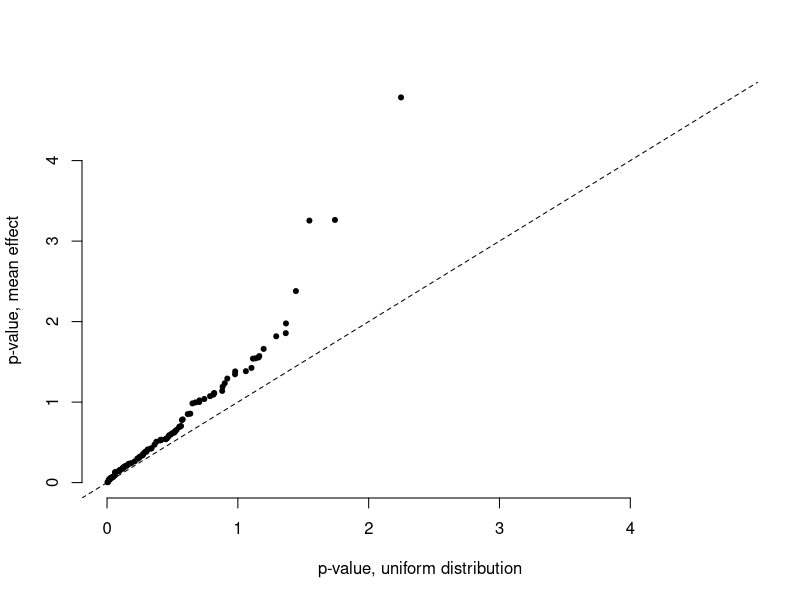
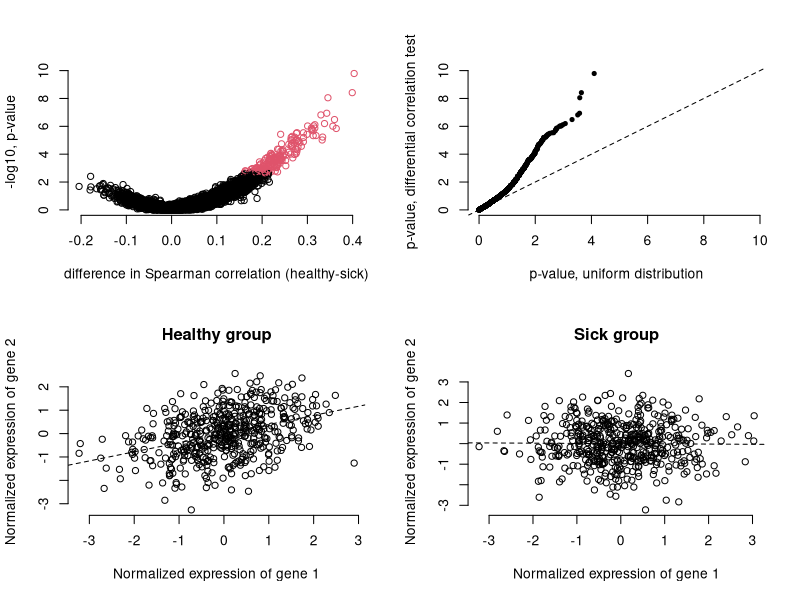
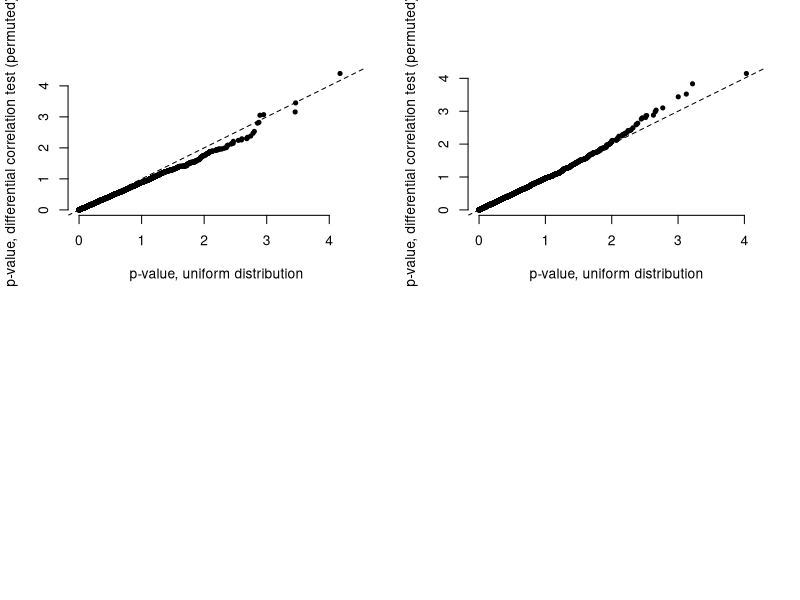

These charts were generated, in order, by the following R code:
############
# set parameters and underlying correlation structure
# in this example, correlations are reduced in magnitude in sick individuals relative to healthy individuals for a subset of gene pairs
############

n=1000
healthy=n/2
sick=n/2
prop_change=1/10
change_effect_size=1/4
genes=100

mat_h<-diag(genes)
mat_s<-diag(genes)

# gene pairs in healthy individuals display a range of correlation values
tmp<- sample( runif(10000,0.1,0.9) ,length(mat_h[upper.tri(mat_h)]))
mat_h[upper.tri(mat_h)] <- tmp
mat_h[lower.tri(mat_h)] <- t(mat_h)[lower.tri(mat_h)]

# for sick people, correlations are similar but reduced at a subset of sites
tmp<-as.data.frame(tmp)
tmp$change<-0
tmp$change[sample(1:dim(tmp)[1],dim(tmp)[1]*prop_change)]<-1
tmp$new<-tmp$tmp
tmp$new[which(tmp$change==1)]<-tmp$tmp[which(tmp$change==1)] * change_effect_size

mat_s[upper.tri(mat_s)] <- tmp$new
mat_s[lower.tri(mat_s)] <- t(mat_s)[lower.tri(mat_s)]

############
# simulate gene expression data from underlying correlation structure
############

library(MASS)
library(Matrix)
mat_h2<-as.matrix(nearPD(mat_h,ensureSymmetry=TRUE)[[1]])
mat_s2<-as.matrix(nearPD(mat_s,ensureSymmetry=TRUE)[[1]])

# simulate mean differences in expression between healthy and sick individuals for a subset of genes as well (to make things more realistic, and to check normalization)
mean_h<-rep(0,genes)
mean_s<-rep(0,genes)
mean_s[sample(1:genes,genes*prop_change)]<-0.25

e_h = mvrnorm(healthy, mean_h, mat_h2) 
e_s = mvrnorm(sick, mean_s, mat_s2) 
e_all<-as.data.frame(cbind(t(e_h),t(e_s)))

# confirm mean differences in expression
predictor<-c(rep(0,healthy),rep(1,sick))
p1<-apply(e_all,1,function(x) summary(lm(x ~ predictor))$coefficients[2,4])
qqplot(-log10(runif(genes)),-log10(p1),pch=20,xlab='p-value, uniform distribution',ylab='p-value, mean effect',bty='n',xlim=c(0,max(-log10(p1))),ylim=c(0,max(-log10(p1))))
x=c(0,1);y=c(0,1);abline(lm(y~x),lty=2)

############
# test for differences in correlation between healthy and sick
############

# get all possible pairwise combinations of genes
pairs<-as.data.frame(t(combn( 1:genes, 2)))

# scale data within the classes to be compared
tmp<-matrix(nrow=dim(e_all)[1],ncol=dim(e_all)[2])
for (i in c(1:dim(tmp)[1])) {
tmp[i,which(predictor==1)]<-scale( t(e_all[i,which(predictor==1)] ),center = TRUE, scale = TRUE)
tmp[i,which(predictor==0)]<-scale( t(e_all[i,which(predictor==0)] ),center = TRUE, scale = TRUE)
} 
e_all_norm<-tmp

# confirm there are no longer mean differences in expression
p2<-apply(e_all_norm,1,function(x) summary(lm(x ~ predictor))$coefficients[2,4])
summary(p2)

# confirm there are no/minimal variance differences in expression either
p2<-apply(e_all_norm,1,function(x) var(x[which(predictor==0)]) - var(x[which(predictor==1)]))
summary(p2)

# test for differences in correlation (this will take a few minutes to run, depending on sample size and gene number)
results <- as.data.frame(t(Reduce(cbind,lapply(1:dim(pairs)[1], function(i) {
tmp1<-(e_all_norm[pairs$V1[i],])
tmp2<-(e_all_norm[pairs$V2[i],])
# here, a linear model is used to test for differences in correlation between groups; however, any number of other statistical methods (e.g., linear models with additional covariates or linear mixed effects models) could be used in the same framework
# to use an alternate statistical approach, extract the product matrix and use it as the outcome variable in another type of statistical model  
# note that this code also returns the Spearman correlation coefficient calculated within the healthy and sick class; this is purely for convenience and visualization, and to provide an 'easy' to interpret measure of effect size 
return( c( cor.test( e_all_norm[pairs$V1[i],which(predictor==0)] , e_all_norm[pairs$V2[i],which(predictor==0)] ,method='spearman')$estimate, cor.test( e_all_norm[pairs$V1[i],which(predictor==1)] , e_all_norm[pairs$V2[i],which(predictor==1)] ,method='spearman')$estimate, summary(lm( scale(tmp1*tmp2) ~ predictor))$coefficients[2,4]))
}))))
names(results)<-c('cor_healthy','cor_sick','p_value')

############
# visualize results
############

par(mfrow=c(2,2))

# volcano plot
# remember we simulated a loss of correlation in sick individuals, so this plot should be lopsided
library(qvalue)
results$qvalue<-qvalue(results$p_value)$qvalues
plot(results$cor_healthy - results$cor_sick,-log10(results$p_value),bty='n',col=as.factor(results$qvalue<0.05),xlab='difference in Spearman correlation (healthy-sick)',ylab='-log10, p-value')

# qq-plot
qqplot(-log10(runif(dim(pairs)[1])),-log10(results$p_value),pch=20,xlab='p-value, uniform distribution',ylab='p-value, differential correlation test',bty='n',xlim=c(0,max(-log10(results$p_value))),ylim=c(0,max(-log10(results$p_value))))
x=c(0,1);y=c(0,1);abline(lm(y~x),lty=2)

# example
i<-which( results$p_value==min(results$p_value))
plot( e_all_norm[pairs$V1[i],which(predictor==0)] , e_all_norm[pairs$V2[i],which(predictor==0)] ,bty='n',xlab='Normalized expression of gene 1',ylab='Normalized expression of gene 2',main='Healthy group')
abline(lm ( e_all_norm[pairs$V2[i],which(predictor==0)] ~ e_all_norm[pairs$V1[i],which(predictor==0)] ),lty=2)

plot( e_all_norm[pairs$V1[i],which(predictor==1)] , e_all_norm[pairs$V2[i],which(predictor==1)] ,bty='n',xlab='Normalized expression of gene 1',ylab='Normalized expression of gene 2',main='Sick group')
abline(lm ( e_all_norm[pairs$V2[i],which(predictor==1)] ~ e_all_norm[pairs$V1[i],which(predictor==1)] ),lty=2)

############
# check null expectations through permutation
# permute the sample labels before manipulating the gene expression data
############

predictor_perm<-sample(predictor)

# scale data within the classes to be (permuted) compared
tmp<-matrix(nrow=dim(e_all)[1],ncol=dim(e_all)[2])
for (i in c(1:dim(tmp)[1])) {
tmp[i,which(predictor_perm==1)]<-scale( t(e_all[i,which(predictor_perm==1)] ),center = TRUE, scale = TRUE)
tmp[i,which(predictor_perm==0)]<-scale( t(e_all[i,which(predictor_perm==0)] ),center = TRUE, scale = TRUE)
} 
e_all_norm<-tmp

# test for differences in correlation using permuted predictor variable (this will take a few minutes to run, depending on sample size and gene number)
results_perm <- as.data.frame(t(Reduce(cbind,lapply(1:dim(pairs)[1], function(i) {
tmp1<-(e_all_norm[pairs$V1[i],])
tmp2<-(e_all_norm[pairs$V2[i],])
return( c( cor.test( e_all_norm[pairs$V1[i],which(predictor_perm==0)] , e_all_norm[pairs$V2[i],which(predictor_perm==0)] ,method='spearman')$estimate, cor.test( e_all_norm[pairs$V1[i],which(predictor_perm==1)] , e_all_norm[pairs$V2[i],which(predictor_perm==1)] ,method='spearman')$estimate, summary(lm( scale(tmp1*tmp2) ~ predictor_perm))$coefficients[2,4]))
}))))
names(results_perm)<-c('cor_healthy','cor_sick','p_value')

# qq-plot - should not show any enrichment of low p-values relative to a uniform distribution  
qqplot(-log10(runif(dim(pairs)[1])),-log10(results_perm$p_value),pch=20,xlab='p-value, uniform distribution',ylab='p-value, differential correlation test (permuted)',bty='n',xlim=c(0,max(-log10(results_perm$p_value))),ylim=c(0,max(-log10(results_perm$p_value))))
x=c(0,1);y=c(0,1);abline(lm(y~x),lty=2)

############
# check null expectations through permutation
# permute the sample labels before running statistical tests (shown here = linear models)
############

predictor_perm<-sample(predictor)

# scale data within the (non permuted) classes to be compared
tmp<-matrix(nrow=dim(e_all)[1],ncol=dim(e_all)[2])
for (i in c(1:dim(tmp)[1])) {
tmp[i,which(predictor==1)]<-scale( t(e_all[i,which(predictor==1)] ),center = TRUE, scale = TRUE)
tmp[i,which(predictor==0)]<-scale( t(e_all[i,which(predictor==0)] ),center = TRUE, scale = TRUE)
} 
e_all_norm<-tmp

# test for differences in correlation using permuted predictor variable (this will take a few minutes to run, depending on sample size and gene number)
results_perm2 <- as.data.frame(t(Reduce(cbind,lapply(1:dim(pairs)[1], function(i) {
tmp1<-(e_all_norm[pairs$V1[i],])
tmp2<-(e_all_norm[pairs$V2[i],])
return( c( cor.test( e_all_norm[pairs$V1[i],which(predictor_perm==0)] , e_all_norm[pairs$V2[i],which(predictor_perm==0)] ,method='spearman')$estimate, cor.test( e_all_norm[pairs$V1[i],which(predictor_perm==1)] , e_all_norm[pairs$V2[i],which(predictor_perm==1)] ,method='spearman')$estimate, summary(lm( scale(tmp1*tmp2) ~ predictor_perm))$coefficients[2,4]))
}))))
names(results_perm2)<-c('cor_healthy','cor_sick','p_value')

# qq-plot - should not show any enrichment of low p-values relative to a uniform distribution  
qqplot(-log10(runif(dim(pairs)[1])),-log10(results_perm2$p_value),pch=20,xlab='p-value, uniform distribution',ylab='p-value, differential correlation test (permuted)',bty='n',xlim=c(0,max(-log10(results_perm2$p_value))),ylim=c(0,max(-log10(results_perm2$p_value))))
x=c(0,1);y=c(0,1);abline(lm(y~x),lty=2)
